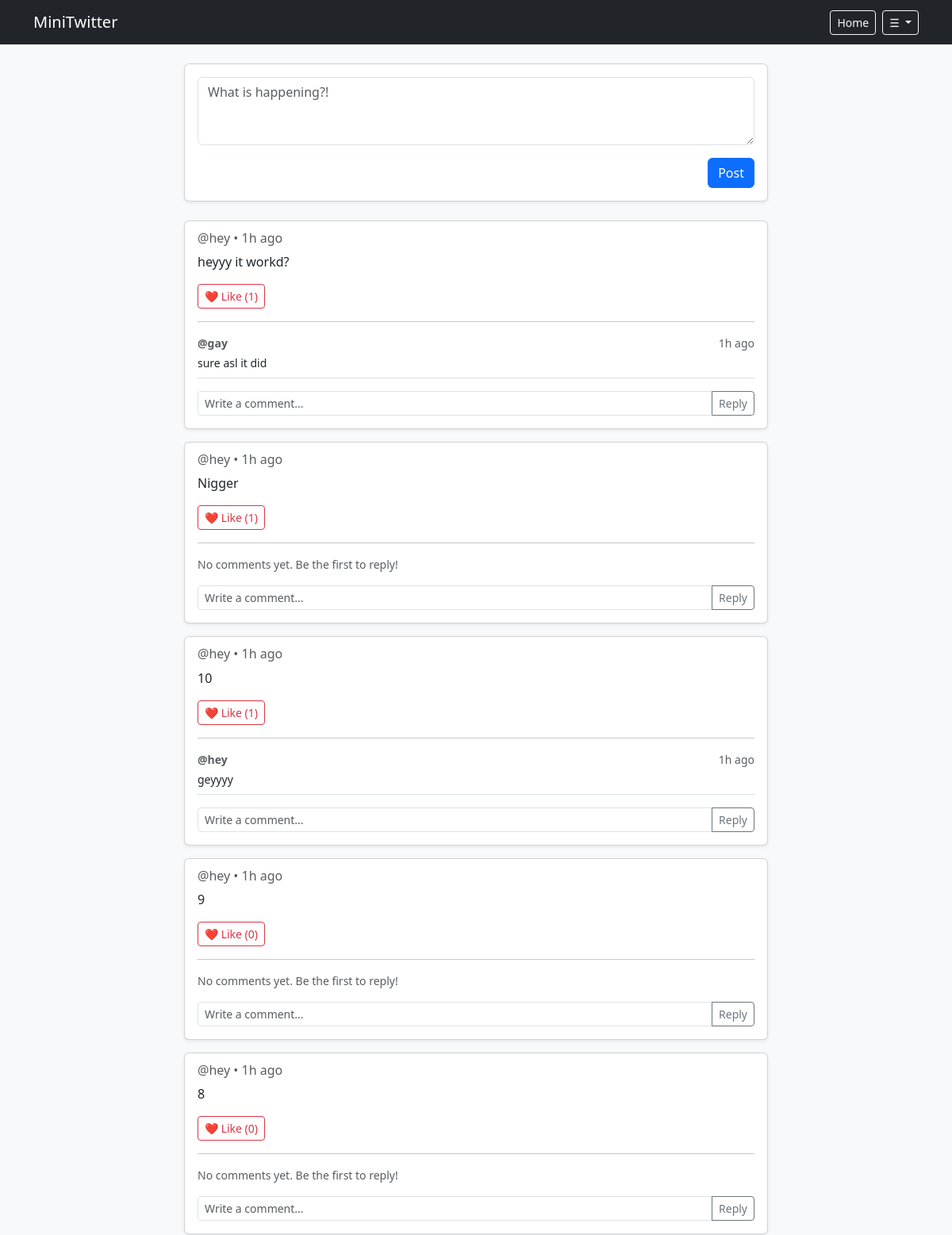
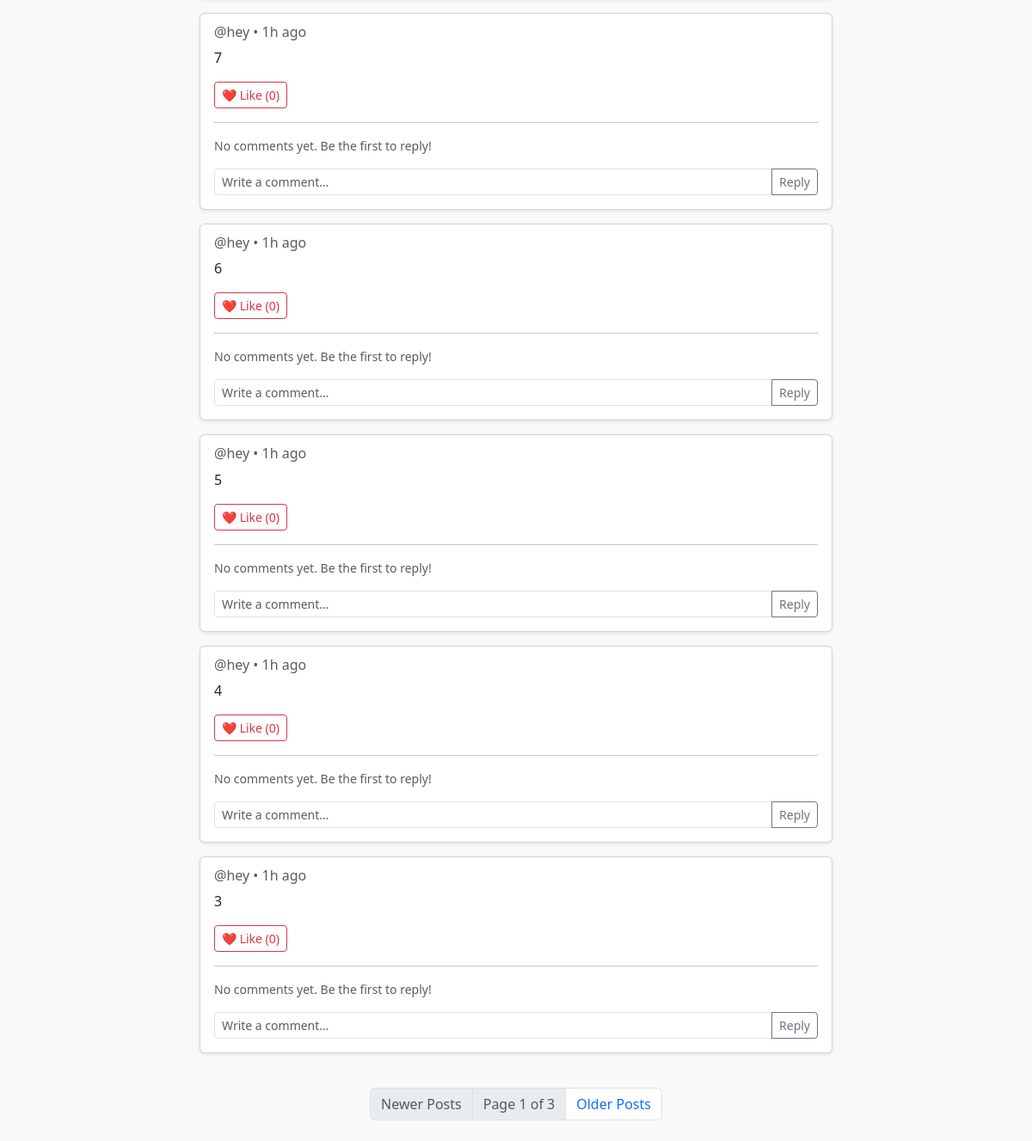
Page / (signed in) on the earlier database version (2 pictures, top to bottom).
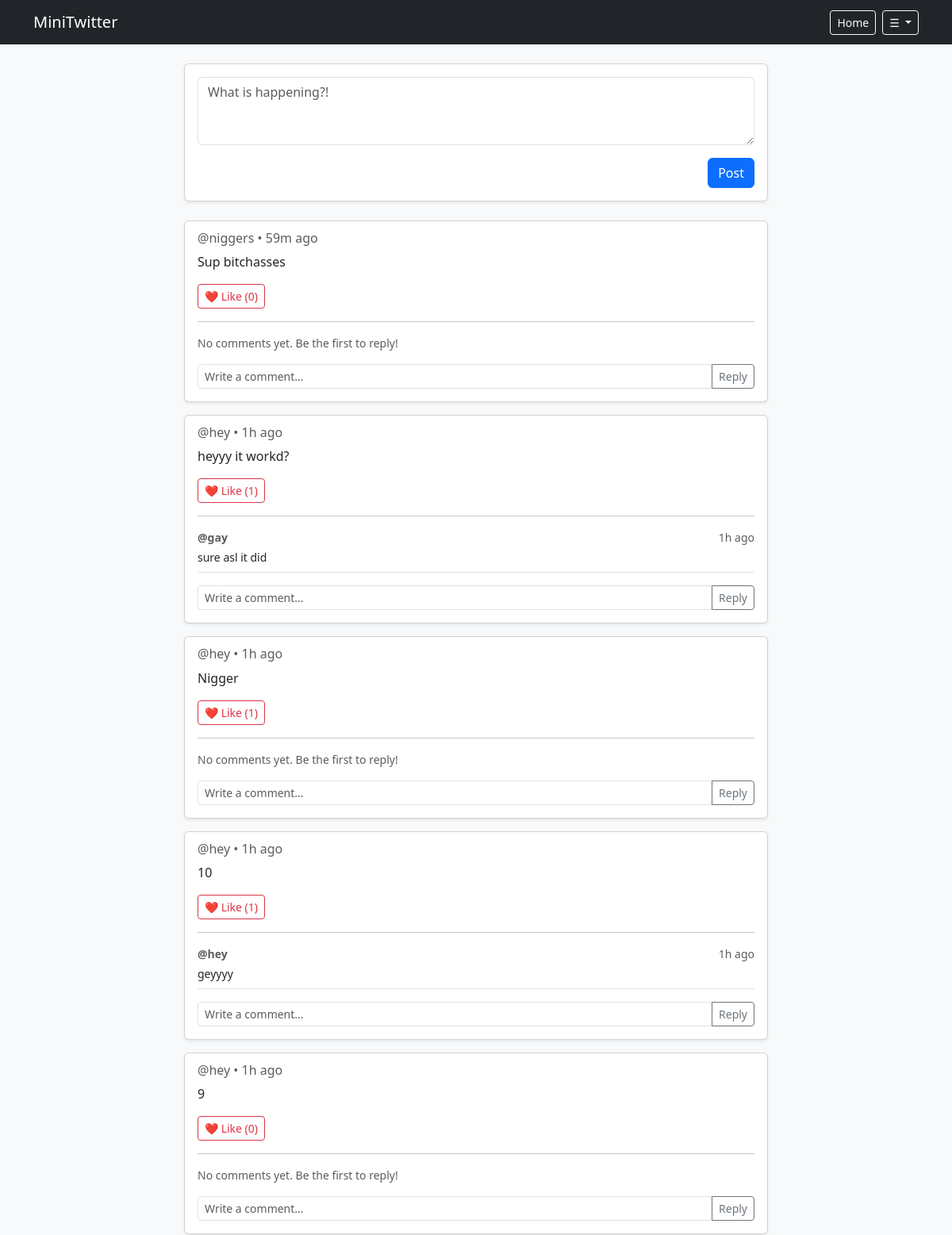
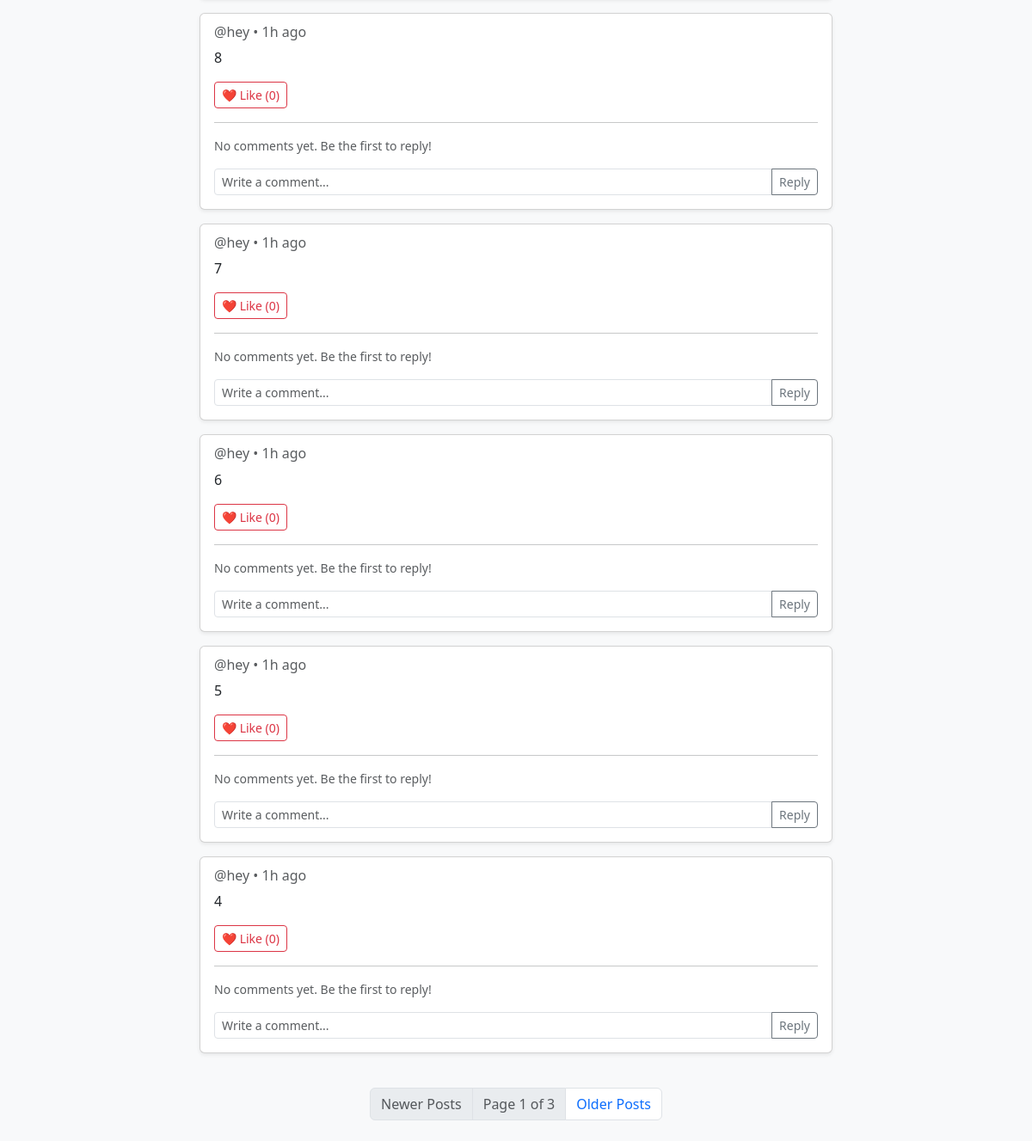
Same page on the later database version (2 pictures, top to bottom).
### models.py (models this page shows)
class Post(db.Model):
    id = db.Column(db.Integer, primary_key=True)
    username = db.Column(db.String(20), db.ForeignKey("user.username"), nullable=False)
    content = db.Column(db.String(200), nullable=False)
    likes = db.Column(db.Integer, default=0)
    timestamp = db.Column(db.DateTime, default=lambda: datetime.now(timezone.utc))

class Comment(db.Model):
    id = db.Column(db.Integer, primary_key=True)
    content = db.Column(db.String(200), nullable=False)
    timestamp = db.Column(db.DateTime, default=lambda: datetime.now(timezone.utc))
    username = db.Column(db.String(20), db.ForeignKey("user.username"), nullable=False)
    post_id = db.Column(db.Integer, db.ForeignKey("post.id"), nullable=False)

### routes.py (the view)
@main_bp.route("/", methods=["POST", "GET"])
def fyp():
    if "username" in session:
        if request.method == "POST":
            content = request.form["content"]
            if not content:
                flash("Post content cannot be empty!", "warning")
                return redirect("/")
            post = Post(content=content, username=session["username"])  # type:ignore
            try:
                db.session.add(post)
                db.session.commit()
                flash("Post sent!", "success")
                return redirect("/")
            except Exception as e:
                print(f"ERROR: {e}")
                return f"ERROR: {e}"
        else:
            page = request.args.get("page", 1, type=int)
            pagination = Post.query.order_by(Post.timestamp.desc()).paginate(
                page=page, per_page=10, error_out=False
            )
            posts = pagination.items
            comments = Comment.query.order_by(Comment.timestamp).all()
            return render_template(
                "feed.html", pagination=pagination, posts=posts, comments=comments
            )
    else:
        return render_template("login.html")

### app.py (called while the page is built, shortened)
@app.template_filter("time_ago")
def time_ago(utc_dt):
  if not utc_dt:
    return ""
  if utc_dt.tzinfo is None:
    utc_dt = utc_dt.replace(tzinfo=timezone.utc)
  now = datetime.now(timezone.utc)
  diff = now - utc_dt
  seconds = int(diff.total_seconds())
  if seconds < 60:
    return "just now"
  minutes = seconds // 60
  if minutes < 60:
    return f"{minutes}m ago" if minutes == 1 else f"{minutes}m ago"
  hours = minutes // 60
  if hours < 24:
    return f"{hours}h ago"

### templates/feed.html (shortened to what this page needs)
{% extends "base.html" %}
{% block content %}
<div class="row justify-content-center">
    <div class="col-md-8">
        <div class="card shadow-sm mb-4">
            <div class="card-body">
                <form action="/" method="POST">
                    <div class="mb-3">
                        <textarea class="form-control" name="content" rows="3"
                            placeholder="What is happening?!"></textarea>
                    </div>
                    <button type="submit" class="btn btn-primary float-end">Post</button>
                </form>
            </div>
        </div>
        {% if posts | length < 1 %}
        <div class="card shadow-sm mb-3">
            <div class="card-body">
                <h6 class="card-subtitle text-muted mb-2">@username • 2 hours ago</h6>
                <p class="card-text">This is an example of what a user's tweet looks like on the timeline!</p>
                <div class="d-flex justify-content-between align-items-center mt-3">
                    <button type="button" class="btn btn-outline-danger btn-sm">❤️ Like (5)</button>
                </div>
                <hr>
                <div class="comments-section mt-3">
                    <div class="d-flex justify-content-between">
                        <p class="small text-muted mb-1"><strong>@commenter</strong></p>
                        <small class="text-muted">1 hour ago</small>
                    </div>
                    <p class="small mb-2">Great post!</p>
                    <form action="/comment" method="POST" class="input-group input-group-sm mt-2">
                        <input type="text" name="comment" class="form-control" placeholder="Write a comment...">
                        <button class="btn btn-outline-secondary" type="submit">Reply</button>
                    </form>
                </div>
            </div>
        </div>
        {% else %}
            {% for post in pagination.items %}
            <div class="card shadow-sm mb-3" id="post-{{ post.id }}">
                <div class="card-body">
                    <h6 class="card-subtitle text-muted mb-2">@{{ post.username }} • {{ post.timestamp | time_ago }}</h6>
                    <p class="card-text">{{ post.content }}</p>
                    <div class="d-flex justify-content-between align-items-center mt-3">
                        <button type="button" class="btn btn-outline-danger btn-sm like-btn" data-post-id="{{ post.id }}">
                            ❤️ Like (<span class="like-count">{{ post.likes }}</span>)
                        </button>
                    </div>
                    <hr>
                    <div class="comments-section mt-3">
                        <div class="comments-list">
                            {% set post_comments = comments | selectattr("post_id", "equalto", post.id) | list %}
                            {% if post_comments | length > 0 %}
                                {% for c in post_comments %}
                                <div class="border-bottom pb-2 mb-2">
                                    <div class="d-flex justify-content-between">
                                        <p class="small text-muted mb-1"><strong>@{{ c.username }}</strong></p>
                                        <small class="text-muted">{{ c.timestamp | time_ago }}</small>
                                    </div>
                                    <p class="small mb-0">{{ c.content }}</p>
                                </div>
                                {% endfor %}
                            {% else %}
                                <p class="small text-muted mb-2 no-comments-text">No comments yet. Be the first to reply!</p>
                            {% endif %}
                        </div>
                        <form class="comment-form input-group input-group-sm mt-3" data-post-id="{{ post.id }}">
                            <input type="text" name="comment" class="form-control comment-input"
                                placeholder="Write a comment..." required>
                            <button class="btn btn-outline-secondary" type="submit">Reply</button>
                        </form>
                    </div>
                </div>
            </div>
            {% endfor %}
        {% endif %}
    </div>
</div>
<nav aria-label="Page navigation" class="my-4">
    <ul class="pagination justify-content-center">
        {% if pagination.has_prev %}
            <li class="page-item">
                <a class="page-link" href="/?page={{ pagination.prev_num }}">Newer Posts</a>
            </li>
        {% else %}
            <li class="page-item disabled">
                <span class="page-link">Newer Posts</span>
            </li>
        {% endif %}
        <li class="page-item disabled">
            <span class="page-link">Page {{ pagination.page }} of {{ pagination.pages }}</span>
        </li>
        {% if pagination.has_next %}
            <li class="page-item">
                <a class="page-link" href="/?page={{ pagination.next_num }}">Older Posts</a>
            </li>
        {% else %}
            <li class="page-item disabled">
                <span class="page-link">Older Posts</span>
            </li>
        {% endif %}
    </ul>
</nav>
{% endblock %}

### templates/base.html (shortened to what this page needs)
<!DOCTYPE html>
<html lang="en">
<head>
    <link href="https://cdn.jsdelivr.net/npm/bootstrap@5.3.0/dist/css/bootstrap.min.css" rel="stylesheet">
</head>
<body class="bg-light">
    <nav class="navbar navbar-expand-lg navbar-dark bg-dark mb-4">
        <div class="container">
            <a class="navbar-brand" href="/">MiniTwitter</a>
            <div class="d-flex align-items-center">
                <a href="/" class="btn btn-outline-light btn-sm me-2">Home</a>
                <div class="dropdown">
                    {% if session.get('username') %}
                    <button class="btn btn-outline-light btn-sm dropdown-toggle" type="button" id="userMenuButton"
                        data-bs-toggle="dropdown" aria-expanded="false">
                        &#9776;
                    </button>
                    {% else %}
                    <a href="/login" class="btn btn-primary btn-sm">Login</a>
                    {% endif %}
                </div>
            </div>
        </div>
    </nav>
    <div class="container">
        {% block content %}{% endblock %}
    </div>
</body>
</html>

Differences in the rows shown:
no longer on this page (row unchanged): Post: username "hey", timestamp "1h ago", content "3", likes "0", shows "No comments yet. Be the first to reply!"
added Post: username "niggers", timestamp "59m ago", content "Sup bitchasses", likes "0", shows "No comments yet. Be the first to reply!"
